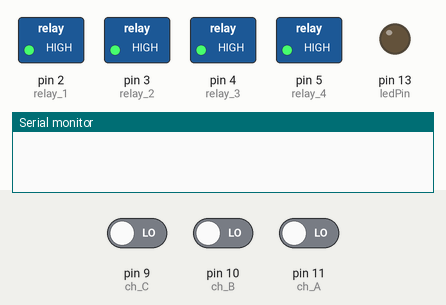
Recording of a sketch running on a simulated Arduino Uno, built with avr-gcc and run on an emulated ATmega328P. Parts: switched loads named in the sketch (green lamp = pin HIGH), output pins drawn as LEDs (lit = HIGH), the last lines printed to the serial monitor. The test bench sets the inputs (shaded band); at power-on: pin 9 (ch_C) LOW, pin 10 (ch_B) LOW, pin 11 (ch_A) LOW. Random numbers use the default seed unless the sketch sets one.

Above: at 1.2 s.
1.3 s: pin 9 (ch_C) driven HIGH
At 2.2 s:
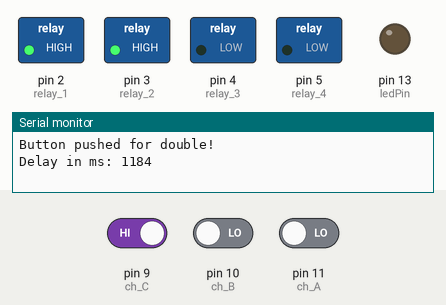
At 3.5 s:
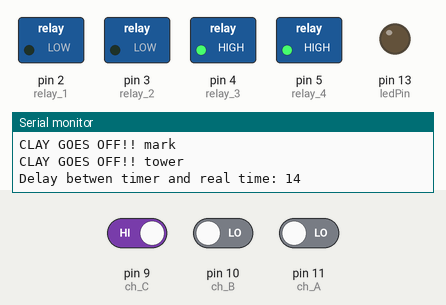
Timing chart, 0 to 8.0 s (numbered marks = the images above; inputs shaded):
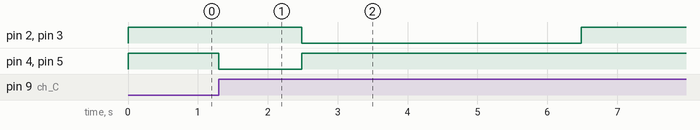

The sketch:

SkeetMachine.ino
```cpp
//Breytur fyrir pinnana, rás 1 - 4 o.f.l
const int ch_A = 11; //mark
const int ch_B = 10; //turn
const int ch_C = 9;  //double
const int ch_D = 8;  //Unused

const int ledPin = 13; //prufuljós

//relay pinnar
const int relay_1 = 2; //Motor á mark
const int relay_2 = 3; //Motor á turni
const int relay_3 = 4; //Ljos á marki
const int relay_4 = 5; //Ljos á turni

//skynjarar á vélum
const int sensor_1 = 6; //skynjari á mark
const int sensor_2 = 7; //skynjari á turni

//Stillingar á pinnum við ræsingu
int buttonStateA = 0;
int buttonStateB = 0;
int buttonStateC = 0;
int lastButtonStateA = 0;
int lastButtonStateB = 0;
int lastButtonStateC = 0;
unsigned long time = 0;
unsigned long s1time= 0;
unsigned long s2time= 0;
unsigned long randDelay = 0;
int mark = 0;
int sensor1 = HIGH;
int sensor2 = HIGH;

void setup() {

  randomSeed(analogRead(0));

  //rásirnar skilgreindar sem input frá fjarstýringu
  pinMode(ch_A, INPUT);
  pinMode(ch_B, INPUT);
  pinMode(ch_C, INPUT);
  pinMode(ch_D, INPUT);

  //stilla prufuljósið
  pinMode(ledPin, OUTPUT);

  //relay pinnarnir skilgreindir sem output
  pinMode(relay_1, OUTPUT);
  pinMode(relay_2, OUTPUT);
  pinMode(relay_3, OUTPUT);
  pinMode(relay_4, OUTPUT);

  //skynjarapinnar skilgreindir sem input
  pinMode(sensor_1, INPUT); // skynjari á marki
  pinMode(sensor_1, INPUT); // skynjari á turni

  //Stillir relayin rett þegar forritid er ræst
  digitalWrite(relay_1, HIGH);
  digitalWrite(relay_2, HIGH);
  digitalWrite(relay_3, HIGH);
  digitalWrite(relay_4, HIGH);

  Serial.begin(9600); //serial skilgreint a hradanum 9600

}

void loop() {

 buttonStateA = digitalRead(ch_A);
 buttonStateB = digitalRead(ch_B);
 buttonStateC = digitalRead(ch_C);


    //Tekur a moti skipun ef breyting verdur, og velin er ekki ad trekkja sig og engin skipun er i gangi fyrir annan kastara
    if((buttonStateA != lastButtonStateA) && (sensor1 != 0) && (mark == LOW)) {
     if(buttonStateA == HIGH) {
       //ef merki kemur inn á ch1 þá senda mark 1
       Serial.println("Button pushed for Mark");
       mark = 1;

     }

   }
   //sama og fyrir ofan, nema fyrir takka b
   if((buttonStateB != lastButtonStateB) && (sensor2 != 0) && (mark == LOW)) {
     if(buttonStateB == HIGH) {
       //ef merki kemur inn á ch2 þá senda mark 2
       Serial.println("Button pushed for Tower!");
       mark = 2;
     }
   }

   //sama og fyrir ofan nema fyrir takka c
   if((buttonStateC != lastButtonStateC) && ((sensor1 != 0) && (sensor2 != 0)) && (mark == LOW)){
     if(buttonStateC == HIGH) {
       //ef merki kemur inn á ch3 þá senda mark 3
       Serial.println("Button pushed for double!");
       mark = 3;
     }
   }

   //Ef smellt hefur verið á fjarstýringu keyrir þetta random timer af stað og kveikir á viðeigandi ljósi
   if ( mark != 0 ) {
     if (randDelay == 0) {
       randDelay = random(3000);
       time = millis();
       if(mark == 1) {
         digitalWrite(relay_3, LOW);
       }
       else if (mark == 2) {
         digitalWrite(relay_4, LOW);
       }
       else if (mark == 3) {
         digitalWrite(relay_3, LOW);
         digitalWrite(relay_4, LOW);
       }

       //skrifar ut a serial hvad random timinn er
       Serial.print("Delay in ms: ");
       Serial.println(randDelay);

     }

     //þegar timerinn er liðinn þá slekkur þetta á ljósi og skýtur dúfu af stað
     if(((time + randDelay) <= millis()) && mark != 0 ) {//profar hvort ad random timinn er lidinn og skipun hefur verid gefin
       if(mark == 1){
         digitalWrite(relay_1, LOW);
         Serial.println("CLAY GOES OFF!! mark");
         digitalWrite(relay_3, HIGH);
         sensor1 = LOW;
         s1time = millis();
       }
       else if (mark == 2) {
         digitalWrite(relay_2, LOW);
         Serial.println("CLAY GOES OFF!! tower");
         digitalWrite(relay_4, HIGH);
         sensor2 = LOW;
         s2time = millis();
       }
       else if (mark == 3) {
         digitalWrite(relay_1, LOW);
         Serial.println("CLAY GOES OFF!! mark");
         digitalWrite(relay_2, LOW);
         Serial.println("CLAY GOES OFF!! tower");
         digitalWrite(relay_3, HIGH);
         digitalWrite(relay_4, HIGH);
         sensor1 = sensor2 = LOW;
         s1time = s2time = millis();
       }

       digitalWrite(ledPin, LOW);
       Serial.print("Delay betwen timer and real time: ");
       Serial.println((millis()) - (time + randDelay));
       mark = 0;
       randDelay = 0;

     }
   }

   if ( ((s1time + 4000) < millis()) && (sensor1 == 0)) {
     Serial.println("Mark ready again!");
     digitalWrite(relay_1, HIGH);
     sensor1 = HIGH;
   }

   if ( ((s2time + 4000) < millis()) && (sensor2 == 0)) {
     Serial.println("Tower ready again!");
     digitalWrite(relay_2, HIGH);
     sensor2 = HIGH;
   }


   lastButtonStateA = buttonStateA;
   lastButtonStateB = buttonStateB;
   lastButtonStateC = buttonStateC;


}
```

Measured:
- after the input at 1.3 s, pin 2 (relay_1), pin 3 (relay_2): HIGH → LOW after 1.2 s, → HIGH 4.0 s later; pin 4 (relay_3), pin 5 (relay_4): HIGH → LOW at once, → HIGH 1.2 s later
